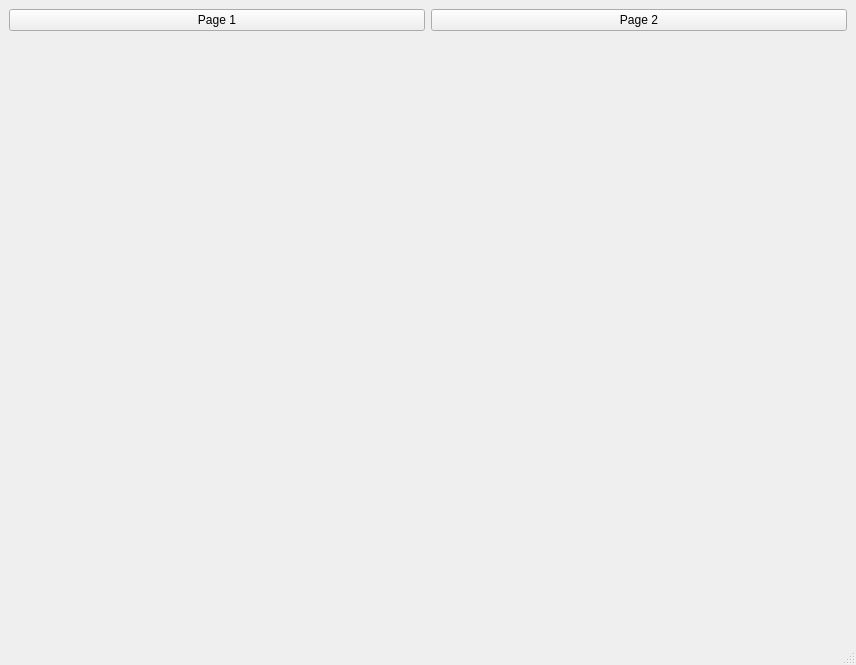
<?xml version="1.0" encoding="UTF-8"?>
<ui version="4.0">
 <class>testQchart</class>
 <widget class="QMainWindow" name="testQchart">
  <property name="geometry">
   <rect>
    <x>0</x>
    <y>0</y>
    <width>856</width>
    <height>665</height>
   </rect>
  </property>
  <property name="windowTitle">
   <string>testQchart</string>
  </property>
  <widget class="QWidget" name="centralwidget">
   <layout class="QGridLayout" name="gridLayout">
    <item row="0" column="0">
     <layout class="QHBoxLayout" name="horizontalLayout">
      <item>
       <widget class="QPushButton" name="pushButton_Page_1">
        <property name="text">
         <string>Page 1</string>
        </property>
       </widget>
      </item>
      <item>
       <widget class="QPushButton" name="pushButton_Page_2">
        <property name="text">
         <string>Page 2</string>
        </property>
       </widget>
      </item>
     </layout>
    </item>
    <item row="1" column="0">
     <widget class="QStackedWidget" name="stackedWidget">
      <property name="currentIndex">
       <number>1</number>
      </property>
      <widget class="Form" name="page"/>
      <widget class="QWidget" name="page_2"/>
     </widget>
    </item>
   </layout>
  </widget>
  <widget class="QMenuBar" name="menubar">
   <property name="geometry">
    <rect>
     <x>0</x>
     <y>0</y>
     <width>856</width>
     <height>21</height>
    </rect>
   </property>
  </widget>
  <widget class="QStatusBar" name="statusbar"/>
 </widget>
 <customwidgets>
  <customwidget>
   <class>Form</class>
   <extends>QWidget</extends>
   <header>form.h</header>
   <container>1</container>
  </customwidget>
 </customwidgets>
 <resources/>
 <connections/>
</ui>
